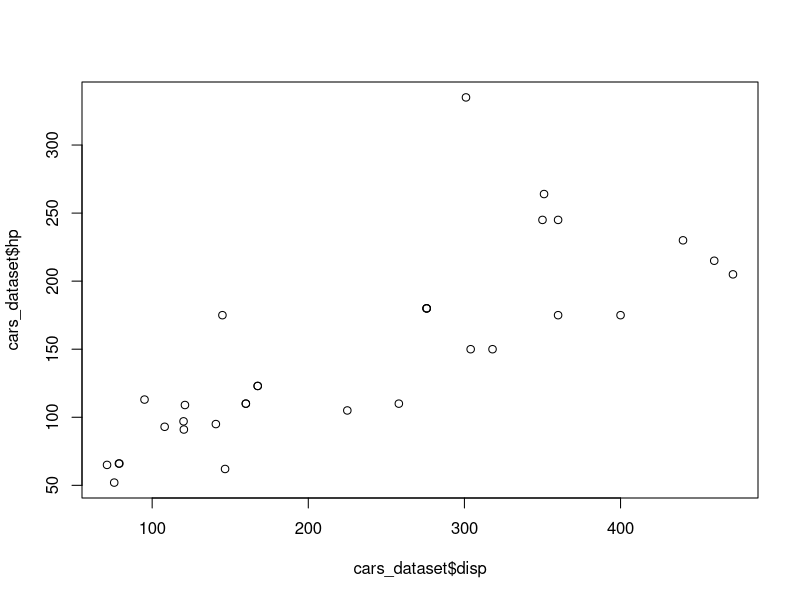
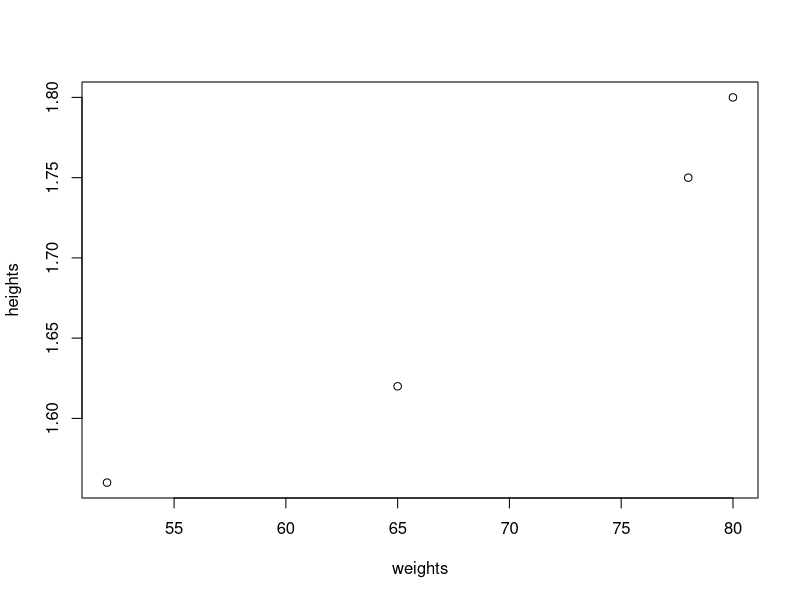
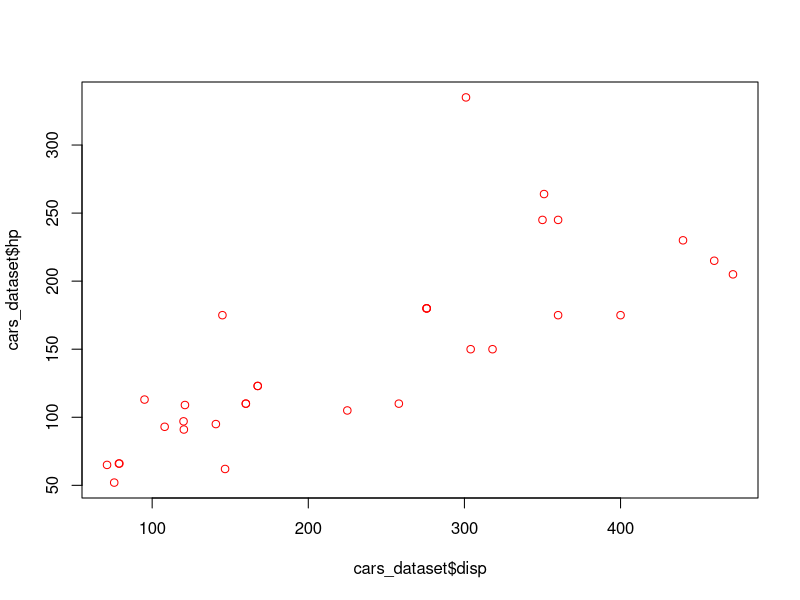
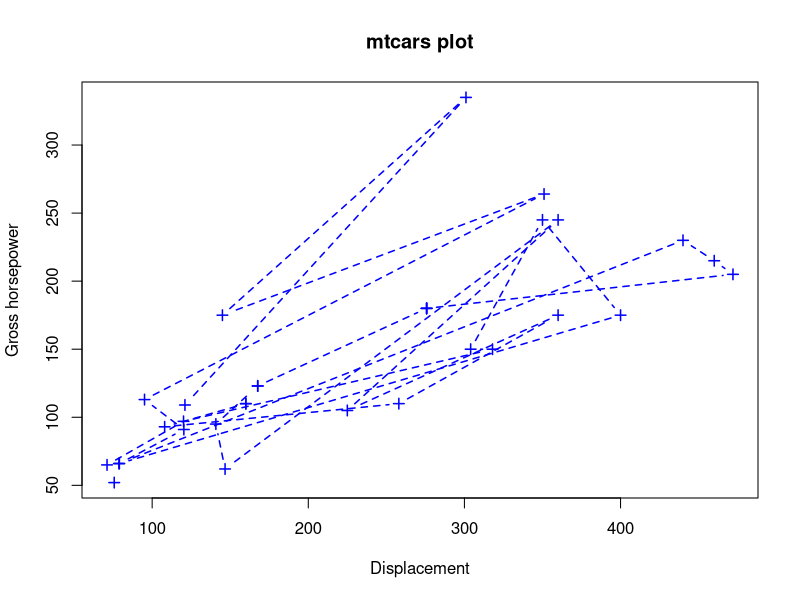
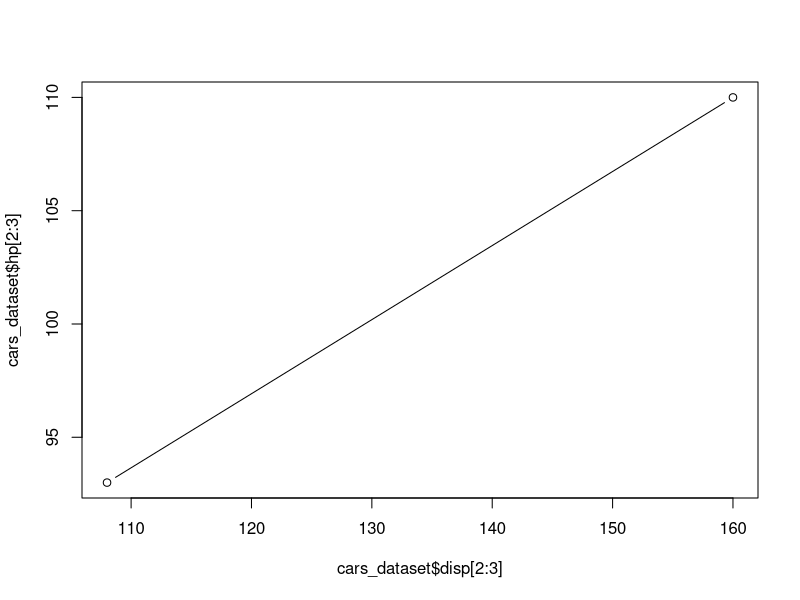
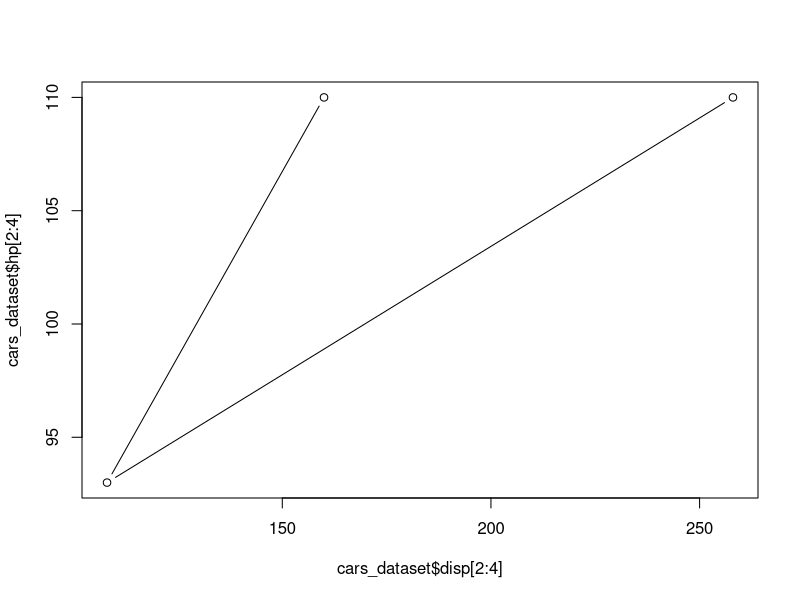
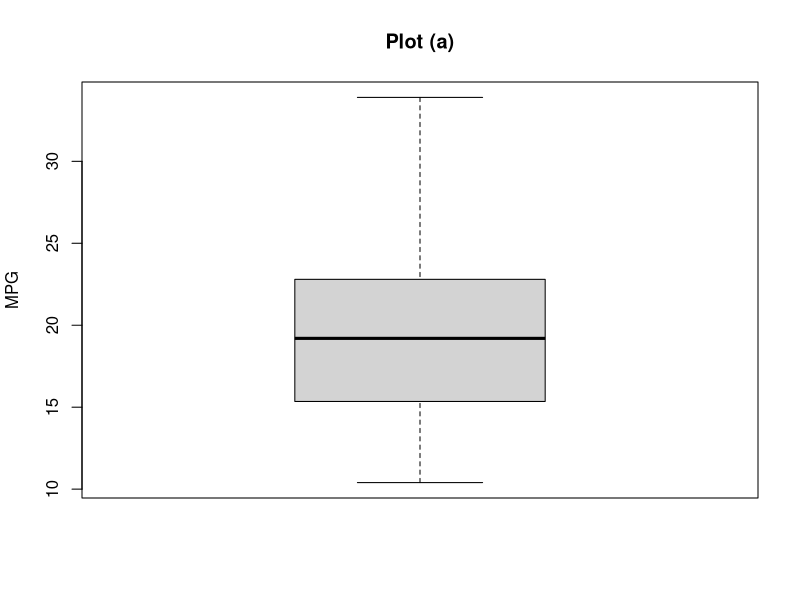
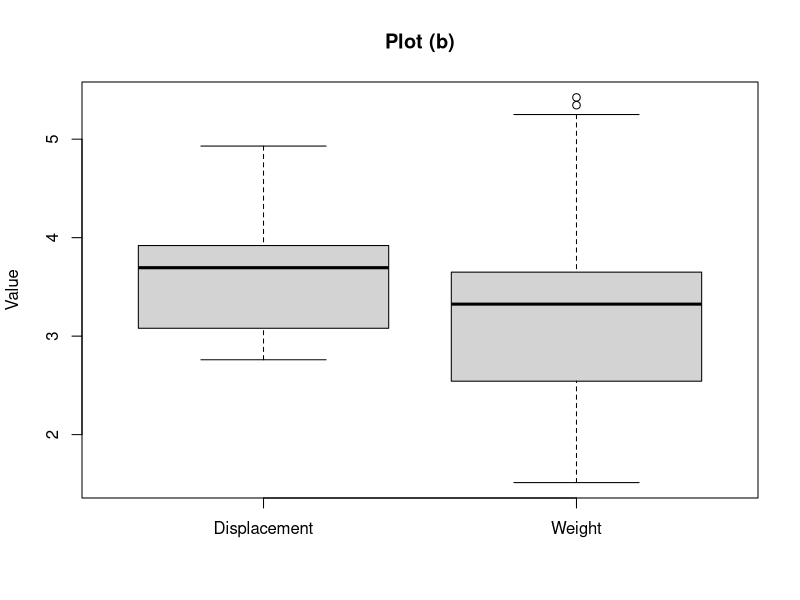

Write the R code that produced these figures, in order.
#R: A first look course
#Sheet 3: Data analysis and visualisation
#IT Learning Centre, University of Oxford
#Srinivasa Rao, 2022

cars_dataset <- read.csv("Data/mtcars.csv")

#### SUMMARY STATS ####

summary(cars_dataset)


# What if we wanted the standard deviation of each column?  The function we need here is "sd",
# and we can use it column-by-column if we wish.

sd(cars_dataset$mpg)

# If we want to apply it to multiple columns, we can use the function "apply".

apply(cars_dataset, 2, sd)

# What does the warning message mean?

test_data <- c("car", "bus")
sd(test_data)

0/0

# Meanwhile "Inf" means infinity, and is what you get when you try to calculate:

1/0

# NA, NaN, Inf, -Inf

# We can remove the offending column to avoid the warning from earlier

cars_dataset.no.names <- cars_dataset[,-1] #Remove first column
apply(cars_dataset.no.names, 2, sd)

#### EXERCISE 7 ####
# Write R code to calculate the mean of each column of "cars_dataset.no.names", using "apply".  (Sometimes
# it's more convenient to just have the vector of values you need, rather than the full "summary"
# output.)  The function to calculate the mean is called "mean", as you might expect!
# Check against the output of "summary" to make sure it's worked.





#### APPENDING DATA ####
# We can also make new columns by doing operations, just like we did with vectors.  For instance,
# suppose we wanted a new column that recorded each car's horsepower per cylinder.  (I don't
# know much about cars, but this probably isn't all that meaningful in real life!)  We can use
# the dollar operator to define a new column, like this:

cars_dataset$hp.per.cyl <- cars_dataset$hp/cars_dataset$cyl

# Type "head(cars_dataset)" into the console and you'll see (the start of) the new column.

# EXERCISE 8
# Add another new column to the table that displays the total number of gears and carburettors
# each car has.  Call it "gear.plus.carb".





#### VISUALISATION ####
# Simple plots help us to diagnose problems with our data
plot(cars_dataset$disp, cars_dataset$hp)

# You'll usually be plotting columns of a data frame against each other, but you can use
# this for any two vectors, in fact:

heights <- c(1.56, 1.62, 1.8, 1.75)
weights <- c(52, 65, 80, 78) #The values from sheet 1
plot(weights, heights)

# By default, R plots every point as a black circle.  We can change the colour using an additional
# parameter, or "argument", to the function plot.  We need to specify the names of these, like so:

plot(cars_dataset$disp, cars_dataset$hp, col="red") #Makes the points red

plot(cars_dataset$disp, cars_dataset$hp, col="blue", type="b", pch = 3, lty = 2, lwd = 1.5,
     xlab = "Displacement", ylab = 'Gross horsepower', main = "mtcars plot")

#### EXERCISE 8A (optional, trickier) ####
# The lines in the plot above create a jumbled mess.  What's determining the order in which the
# lines are drawn?  (Hint: try plotting the second and third points with
plot(cars_dataset$disp[2:3], cars_dataset$hp[2:3], type="b")
# and then add the fourth using
plot(cars_dataset$disp[2:4], cars_dataset$hp[2:4], type="b")
# and observe the difference.)






#### EXERCISE 9 ####
# Make a new plot of "wt" against "drat" from the data frame df, using green, and using the
# symbol encoded by 2 for each point.  Label the axes appropriately.  (Remember you can type
# "?mtcars" in the console to find out what the values represent.)






# What about other types of plot?
#### EXERCISE 10 ####
# Run each of the following lines of code.  Underneath each, write a comment saying what it
# does.
boxplot(cars_dataset$mpg, main = "Plot (a)", ylab= "MPG")
# (a)
boxplot(cars_dataset$drat, cars_dataset$wt, ylab = "Value", names = c("Displacement", "Weight"),
        main = "Plot (b)")
# (b)
hist(cars_dataset$disp, main = "Plot (c)", xlab= "Displacement")
# (c)

# Bar charts are a little harder.  Suppose we wanted to make a bar chart of the values of "gear".
# If you try
barplot(cars_dataset$gear)
# you'll notice it doesn't do what you want.  That's because the input to barplot has to be the
# heights of the bars - that is the number of values of each type.  To do this we use
(gear.tab <- table(cars_dataset$gear))
barplot(gear.tab, xlab = "Number of gears", ylab = "Frequency")
# The brackets around the first line force R to display the table, so you can see what the
# function "table" does.  You don't need to put the brackets around to make the chart.

#### EXERCISE 11 ####
# Statisticians hate pie charts with a passion, but you can make one using the function "pie" (if
# you really must) which works in the same way as "barplot".  Make a pie chart of the values of
# "carb", the number of carburettors of each car.






#3.3 (Optional) Linear models
# This bit is a bit statsy, but is a useful thing to know about.  In simple terms, a linear model
# between two "continuous" variables is a way of fitting a line of best fit on the graph 
# of those variables.  (A continuous variable is one where the values can be any
# number, including decimals, within a given range: like "disp", "hp", and "drat" in mtcars, but
# not "cyl", "vs".  ["Disp" and "hp" only have whole-number values as recorded: but that's 
# because they've been rounded to the nearest whole number, not because of anything intrinsic.])

# You can fit a linear model using the function "lm", and the symbol "~" (Shift+# on Windows;
# Shift+` [the key to the left of Z] on Mac):
mod.1 <- lm(cars_dataset$hp~cars_dataset$drat)
mod.2 <- lm(hp~drat, data = cars_dataset)
# mod.1 and mod.2 are the same thing, but the latter way of writing it is a little more elegant
# when you come to dealing with more complex models with more than two parameters.

# The convention here is the opposite way around from the one for plots: the thing you want on
# the y-axis comes FIRST, before the tilde, and the x-axis variable comes after the TILDE.

# There are two simple things we can do with a linear model, starting with
summary(mod.1)
# which gives summary statistics for the fit of the line of best fit, including the "R-squared",
# which is a measure of correlation between the variables.  (R-squared is between zero and one,
# with higher numbers representing better correlation.)  I won't explain all the other things
# in the summary output (feel free to ask me!), except to say that the two values under the word
# "Estimate" are the intercept and slope, in that order, of the line of best fit.

# We can also plot the line of best fit using the function "abline", which is a whole separate
# line of code after the one for the plot.  It will add the line of best fit to whatever plot
# you made most recently, even if it was a completely different plot!  So we want to run:
plot(cars_dataset$drat, cars_dataset$hp, xlab="Rear axle ratio", ylab = "Horsepower")
abline(mod.1, col = "red", lty = 2, lwd= 5)
# Notice that we can (optionally) use "col", "lty" and "lwd" to specify the colour, line type
# and width of the line - the other graphical parameters are for points, so don't make sense
# here.

#### EXERCISE 11A ####
# Make a plot of "qsec" against "wt", with "qsec" on the y-axis, showing a coral-coloured line
# of best fit.  (You can get a full list of the permitted colour names by entering "colours()"
# into the console.)






